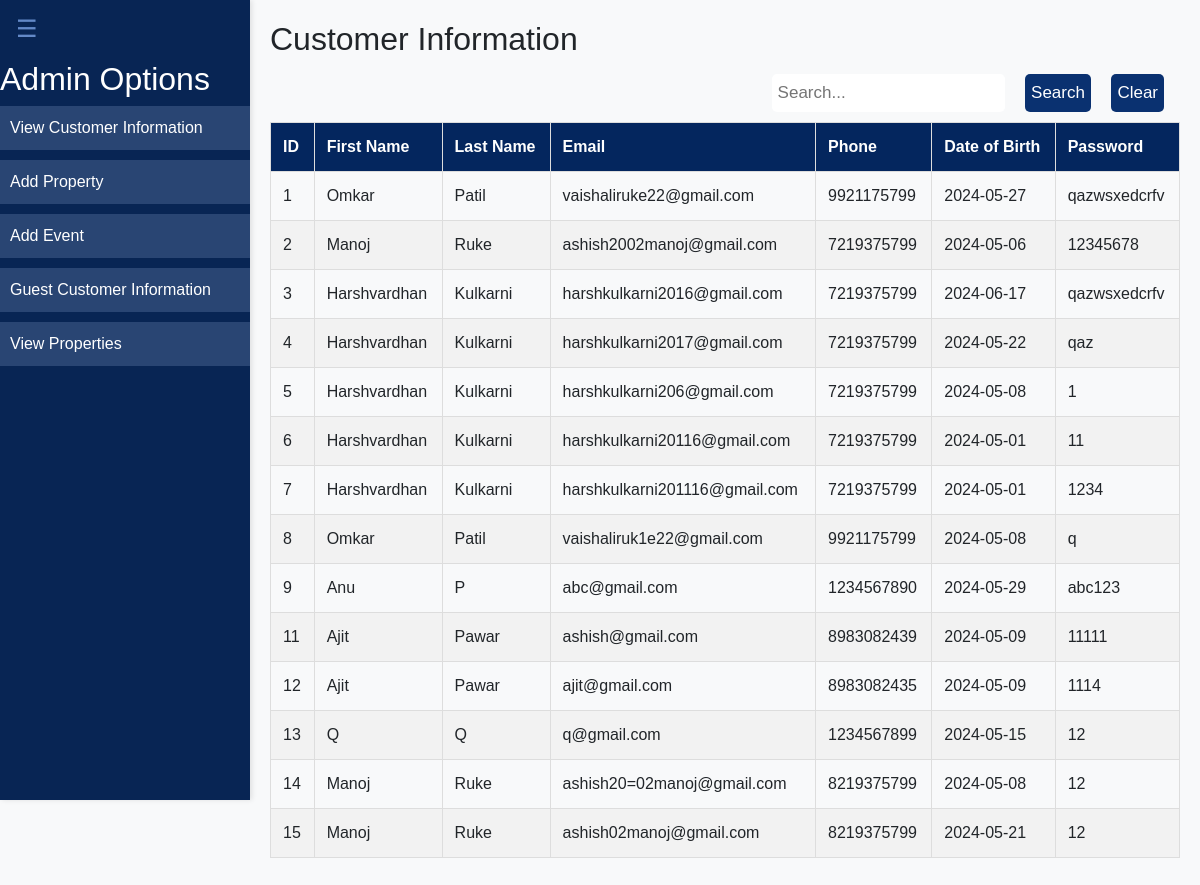
Page /admin_dashboard on the earlier database version.
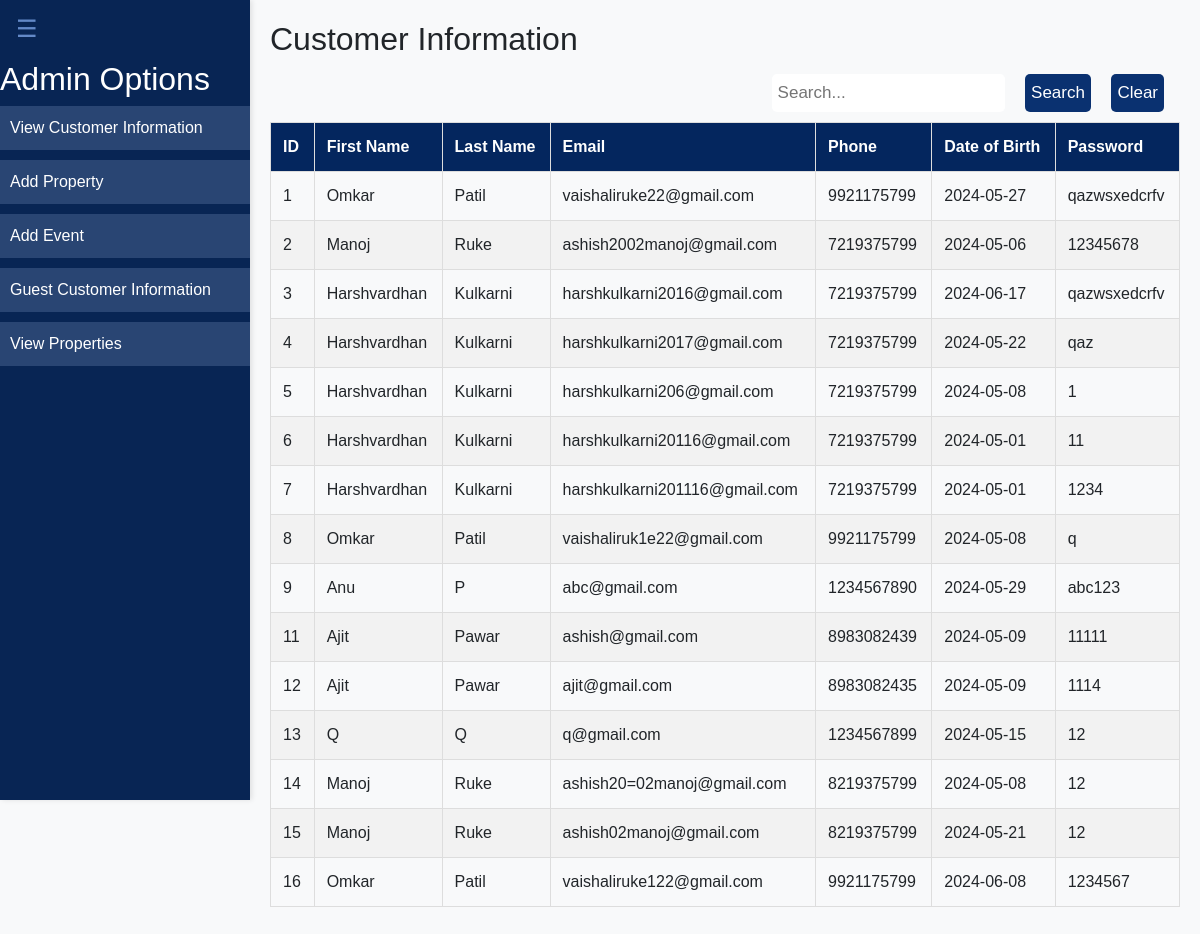
Same page on the later database version.
### tables this page shows
CREATE TABLE users (
                     id INTEGER PRIMARY KEY AUTOINCREMENT,
                     first_name TEXT NOT NULL,
                     last_name TEXT NOT NULL,
                     email TEXT NOT NULL UNIQUE,
                     phone TEXT NOT NULL,
                     dob TEXT NOT NULL,
                     password TEXT NOT NULL,
                     role TEXT NOT NULL);

### SkyGram Stay/app.py (the view)
@app.route('/admin_dashboard', methods=['GET', 'POST'])
def admin_dashboard():
    search_key = request.form.get('search_key', '').strip() if request.method == 'POST' else ''
    query_user = "SELECT * FROM users WHERE role='user'"
    params_user = ()
    if search_key:
        query_user += " AND (first_name LIKE ? OR last_name LIKE ? OR email LIKE ? OR phone LIKE ? OR dob LIKE ?)"
        params_user = tuple(['%' + search_key + '%'] * 5)
    query_guest = "SELECT * FROM plans"
    params_guest = ()
    with sqlite3.connect('users.db') as conn:
        c = conn.cursor()
        c.execute(query_user, params_user)
        customers = c.fetchall()
    with sqlite3.connect('info.db') as conn:
        c = conn.cursor()
        c.execute(query_guest, params_guest)
        guest_customers = c.fetchall()
    villas = Villa.query.all()  # Fetch villas from the database
    return render_template('admin_dashboard.html', customers=customers, search_key=search_key, guest_customers=guest_customers, villas=villas)

### SkyGram Stay/templates/admin_dashboard.html (shortened to what this page needs)
<!DOCTYPE html>
<html lang="en">
<head>
    <link href="https://stackpath.bootstrapcdn.com/bootstrap/4.5.2/css/bootstrap.min.css" rel="stylesheet">
</head>
<body>
    <button class="menu-btn" onclick="toggleSidebar()">☰</button>
    <div class="sidebar" id="sidebar">
        <h2 class="admin-options">Admin Options</h2>
        <button class="admin-options" onclick="toggleSection('customerInfo')">View Customer Information</button>
        <button class="admin-options" onclick="toggleSection('addProperty')">Add Property</button>
        <button class="admin-options" onclick="toggleSection('addEvent')">Add Event</button>
        <button class="admin-options" onclick="toggleSection('guestInfo')">Guest Customer Information</button>
        <button class="admin-options" onclick="toggleSection('viewProperties')">View Properties</button>
    </div>
    <div class="content" id="content">
        <div id="customerInfo" class="customer-info">
            <h2>Customer Information</h2>
            <div class="search-container">
                <form method="POST" action="{{ url_for('admin_dashboard') }}">
                    <input type="text" id="search_key" name="search_key" placeholder="Search..." value="{{ search_key }}">
                    <button type="submit">Search</button>
                    <button type="button" onclick="clearSearch()">Clear</button>
                </form>
            </div>
            {% if customers %}
            <table>
                <thead>
                    <tr>
                        <th>ID</th>
                        <th>First Name</th>
                        <th>Last Name</th>
                        <th>Email</th>
                        <th>Phone</th>
                        <th>Date of Birth</th>
                        <th>Password</th>
                    </tr>
                </thead>
                <tbody>
                    {% for customer in customers %}
                    <tr>
                        <td>{{ customer[0] }}</td>
                        <td>{{ customer[1] }}</td>
                        <td>{{ customer[2] }}</td>
                        <td>{{ customer[3] }}</td>
                        <td>{{ customer[4] }}</td>
                        <td>{{ customer[5] }}</td>
                        <td>{{ customer[6] }}</td>
                    </tr>
                    {% endfor %}
                </tbody>
            </table>
            {% else %}
            <p class="no-results">No results found.</p>
            {% endif %}
        </div>
    </div>
</body>
</html>

Differences in the rows shown:
added users: id "16", first_name "Omkar", last_name "Patil", email "vaishaliruke122@gmail.com", phone "9921175799", dob "2024-06-08", password "1234567"
